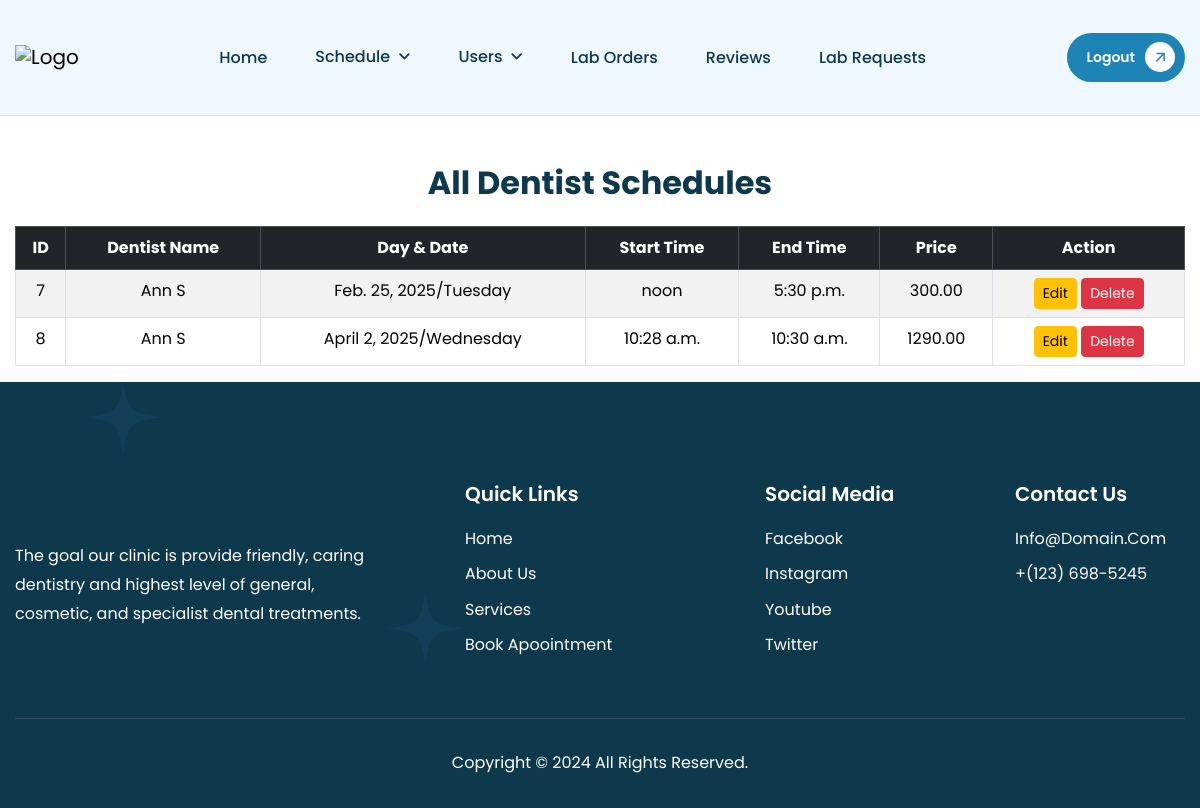
Page /schedules on the committed database.
### dental_app/models.py (models this page shows)
class TimeSchedule(models.Model):
    dentist = models.ForeignKey(Dentist, on_delete=models.CASCADE)
    day = models.CharField(max_length=20,null=True)
    date = models.DateField(null=True)
    start_time = models.TimeField(null=True)
    end_time = models.TimeField(null=True)
    price = models.DecimalField(max_digits=10, decimal_places=2, null=True, blank=True)

class Dentist(models.Model):
    dentist_id = models.ForeignKey(Login,on_delete=models.CASCADE)
    username = models.CharField(max_length=20,null=True)
    name = models.CharField(max_length=20,null=True)
    email = models.EmailField(max_length=30,null=True)
    address = models.TextField(max_length=50,null=True)
    phone = models.IntegerField(null=True)
    image = models.ImageField(upload_to='Image',null=True)
    licence = models.FileField(upload_to='Licenses', null=True, blank=True)
    experience = models.FileField(upload_to='Experience',null=True)
    state = models.CharField(max_length=30, null=True)  # New Field
    district = models.CharField(max_length=30, null=True)  # New Field
    pincode = models.CharField(max_length=6, null=True)  # New Field

### dental_app/views.py (the view)
# urls.py: path('schedules',views.display_all_schedule,name='display_all_schedule'),
def display_all_schedule(request):
    schedules = TimeSchedule.objects.all()
    return render(request,'admin/display_all_schedule.html',{'schedules':schedules})

### templates/admin/display_all_schedule.html (shortened to what this page needs)
{% extends 'admin/admin_base.html' %}
{% block content %}
<main class="container mt-5">
    <h2 class="text-center mb-4">All Dentist Schedules</h2>
    <table class="table table-bordered table-striped text-center">
        <thead class="table-dark">
            <tr>
                <th>ID</th>
                <th>Dentist Name</th>
                <th>Day & Date</th>
                <th>Start Time</th>
                <th>End Time</th>
                <th>Price</th>
                <th>Action</th>
            </tr>
        </thead>
        <tbody>
            {% for schedule in schedules %}
            <tr>
                <td>{{ schedule.id }}</td>
                <td>{{ schedule.dentist.name }}</td>
                <td>{{ schedule.date }}/{{ schedule.day }}</td>
                <td>{{ schedule.start_time }}</td>
                <td>{{ schedule.end_time }}</td>
                <td>{{ schedule.price }}</td>
                <td>
                    <a href="{% url 'edit_schedule' schedule.id %}" class="btn btn-warning btn-sm">Edit</a>
                    <a href="{% url 'delete_schedule' schedule.id %}" class="btn btn-danger btn-sm">Delete</a>
                </td>
            </tr>
            {% empty %}
            <tr>
                <td colspan="6" class="text-center text-danger">No schedules found</td>
            </tr>
            {% endfor %}
        </tbody>
    </table>
</main>
{% endblock %}

### rows in the picture
TimeSchedule: id "7", dentist.name "Ann S", date "Feb. 25, 2025", day "Tuesday", start_time "noon", end_time "5:30 p.m.", price "300.00"
TimeSchedule: id "8", dentist.name "Ann S", date "April 2, 2025", day "Wednesday", start_time "10:28 a.m.", end_time "10:30 a.m.", price "1290.00"
